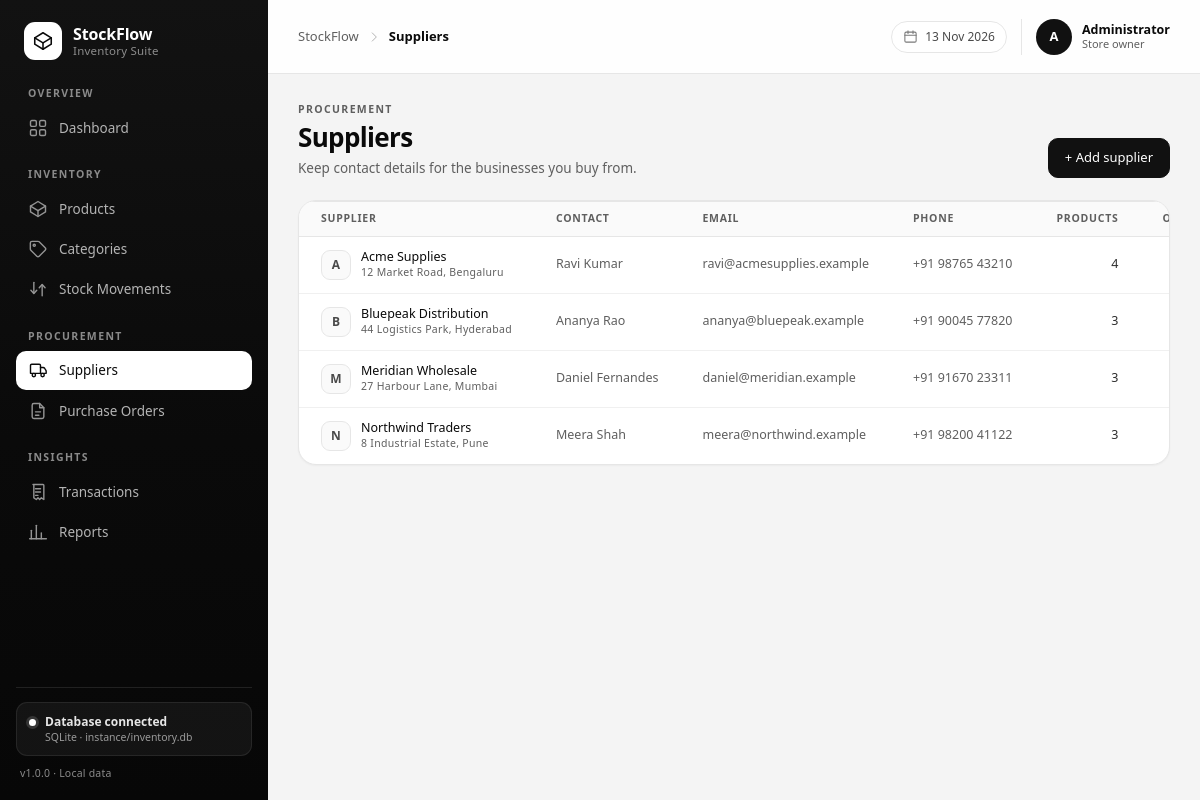
Screenshot of /suppliers/ with the database file from the repository.
### tables this page shows
CREATE TABLE suppliers (
    id             INTEGER PRIMARY KEY AUTOINCREMENT,
    name           TEXT NOT NULL,
    contact_person TEXT,
    email          TEXT,
    phone          TEXT,
    address        TEXT,
    created_at     TEXT NOT NULL DEFAULT (datetime('now', 'localtime'))
);

### routes/suppliers.py (the view)
@suppliers_bp.route("/")
def index():
    suppliers = query(
        """
        SELECT s.*,
               COUNT(DISTINCT p.id) AS product_count,
               COUNT(DISTINCT po.id) AS order_count
        FROM suppliers s
        LEFT JOIN products p ON p.supplier_id = s.id AND p.is_active = 1
        LEFT JOIN purchase_orders po ON po.supplier_id = s.id
        GROUP BY s.id
        ORDER BY s.name COLLATE NOCASE
        """
    )
    return render_template(
        "suppliers/list.html",
        page_title="Suppliers",
        active_page="suppliers",
        suppliers=suppliers,
    )

### database/db.py (called while the page is built)
def get_db():
    if "db" not in g:
        connection = sqlite3.connect(current_app.config["DATABASE"])
        connection.row_factory = sqlite3.Row
        connection.execute("PRAGMA foreign_keys = ON")
        g.db = connection
    return g.db

def query(sql, params=(), one=False):
    cursor = get_db().execute(sql, params)
    rows = cursor.fetchall()
    cursor.close()
    if one:
        return rows[0] if rows else None
    return rows

### templates/suppliers/list.html (shortened to what this page needs)
{% extends 'base.html' %}
{% import 'partials/icons.html' as ui %}
{% block content %}
  <div class="page-head">
    <div>
      <p class="page-head__eyebrow">Procurement</p>
      <h1 class="page-head__title">Suppliers</h1>
      <p class="page-head__subtitle">Keep contact details for the businesses you buy from.</p>
    </div>
    <div class="page-head__actions">
      <a class="btn" href="{{ url_for('suppliers.create') }}">+ Add supplier</a>
    </div>
  </div>
  <section class="card card--flush">
    {% if suppliers %}
      <div class="table-wrap">
        <table class="table">
          <thead>
            <tr>
              <th>Supplier</th>
              <th>Contact</th>
              <th>Email</th>
              <th>Phone</th>
              <th class="is-num">Products</th>
              <th class="is-num">Orders</th>
            </tr>
          </thead>
          <tbody>
            {% for supplier in suppliers %}
              <tr>
                <td>
                  <div class="cell-product">
                    <span class="cell-product__avatar">{{ supplier.name[0]|upper }}</span>
                    <div>
                      <span class="cell-product__name">{{ supplier.name }}</span>
                      {% if supplier.address %}
                        <span class="cell-product__sku">{{ supplier.address }}</span>
                      {% endif %}
                    </div>
                  </div>
                </td>
                <td class="is-muted">{{ supplier.contact_person or '—' }}</td>
                <td class="is-muted">{{ supplier.email or '—' }}</td>
                <td class="is-muted">{{ supplier.phone or '—' }}</td>
                <td class="is-num">{{ supplier.product_count }}</td>
                <td class="is-num">{{ supplier.order_count }}</td>
              </tr>
            {% endfor %}
          </tbody>
        </table>
      </div>
    {% endif %}
  </section>
{% endblock %}

### static/css/style.css (style rules this page uses)
:root { --bg: #f4f4f4; --surface: #ffffff; --surface-soft: #fafafa; --ink: #0a0a0a; --ink-soft: #2e2e2e; --muted: #5f5f5f; --muted-strong: #4a4a4a; --line: #e6e6e6; --line-strong: #d5d5d5; --brand: #111111; --brand-strong: #000000; --brand-soft: #f1f1f1; --navy: #0a0a0a; --radius-lg: 18px; --radius: 14px; --radius-sm: 10px; --shadow-sm: 0 1px 2px rgba(0, 0, 0, 0.04); --shadow-md: 0 1px 2px rgba(0, 0, 0, 0.04), 0 14px 34px -22px rgba(0, 0, 0, 0.35); --shadow-lg: 0 24px 48px -28px rgba(0, 0, 0, 0.45); --sidebar-w: 268px; --topbar-h: 74px; --font: "Segoe UI", -apple-system, BlinkMacSystemFont, "Inter", "Helvetica Neue", Arial, sans-serif; }
*, *::before, *::after { box-sizing: border-box; }
html { -webkit-text-size-adjust: 100%; }
body { margin: 0; font-family: var(--font); font-size: 14px; line-height: 1.5; color: var(--ink); background: var(--bg); -webkit-font-smoothing: antialiased; text-rendering: optimizeLegibility; }
h1, h2, h3, p, ul, ol, figure, dl, dd { margin: 0; }
a { color: inherit; text-decoration: none; }
table { border-collapse: collapse; width: 100%; }
.page-head { display: flex; align-items: flex-end; justify-content: space-between; gap: 20px; flex-wrap: wrap; margin-bottom: 22px; }
.page-head__eyebrow { font-size: 10.5px; font-weight: 600; letter-spacing: 0.13em; text-transform: uppercase; color: var(--muted); margin-bottom: 5px; }
.page-head__title { font-size: 26px; font-weight: 650; letter-spacing: -0.025em; line-height: 1.15; }
.page-head__subtitle { margin-top: 5px; font-size: 13.5px; color: var(--muted); }
.page-head__actions { display: flex; align-items: center; gap: 10px; flex-wrap: wrap; }
.card { background: var(--surface); border: 1px solid var(--line); border-radius: var(--radius-lg); box-shadow: var(--shadow-sm); overflow: hidden; }
.card--flush .table-wrap { border-top: 1px solid var(--line); }
.table-wrap { overflow-x: auto; }
.table { font-size: 12.5px; }
.table th { padding: 9px 22px; text-align: left; font-size: 10.5px; font-weight: 600; letter-spacing: 0.07em; text-transform: uppercase; color: var(--muted); background: var(--surface-soft); border-bottom: 1px solid var(--line); white-space: nowrap; }
.table td { padding: 12px 22px; border-bottom: 1px solid #f0f0f0; vertical-align: middle; color: var(--ink-soft); white-space: nowrap; }
.table tbody tr:last-child td { border-bottom: 0; }
.table .is-num { text-align: right; }
.table .is-muted { color: var(--muted); }
.cell-product { display: flex; align-items: center; gap: 10px; }
.cell-product__avatar { width: 30px; height: 30px; flex: none; display: grid; place-items: center; border-radius: 9px; background: var(--surface-soft); border: 1px solid var(--line); font-size: 12px; font-weight: 600; color: var(--muted-strong); }
.cell-product__name { display: block; font-weight: 500; color: var(--ink); line-height: 1.3; }
.cell-product__sku { display: block; font-size: 10.5px; color: var(--muted); letter-spacing: 0.03em; }
.btn { display: inline-flex; align-items: center; justify-content: center; gap: 7px; height: 40px; padding: 0 16px; border-radius: var(--radius-sm); border: 1px solid #111111; background: #111111; color: #ffffff; font-size: 13px; font-weight: 500; cursor: pointer; white-space: nowrap; transition: background 0.16s ease, border-color 0.16s ease, color 0.16s ease; }

### rows the page displays
suppliers: name "A", name "Acme Supplies", address "12 Market Road, Bengaluru", contact_person "Ravi Kumar", email "ravi@acmesupplies.example", phone "+91 98765 43210", product_count "4"
suppliers: name "B", name "Bluepeak Distribution", address "44 Logistics Park, Hyderabad", contact_person "Ananya Rao", email "ananya@bluepeak.example", phone "+91 90045 77820", product_count "3"
suppliers: name "M", name "Meridian Wholesale", address "27 Harbour Lane, Mumbai", contact_person "Daniel Fernandes", email "daniel@meridian.example", phone "+91 91670 23311", product_count "3"
suppliers: name "N", name "Northwind Traders", address "8 Industrial Estate, Pune", contact_person "Meera Shah", email "meera@northwind.example", phone "+91 98200 41122", product_count "3"

### other values shown
{{ config.APP_NAME }} "StockFlow"
{{ config.APP_TAGLINE }} "Inventory Suite"
{{ config.APP_VERSION }} "1.0.0"
{{ page_title|default('Dashboard') }} "Suppliers"
